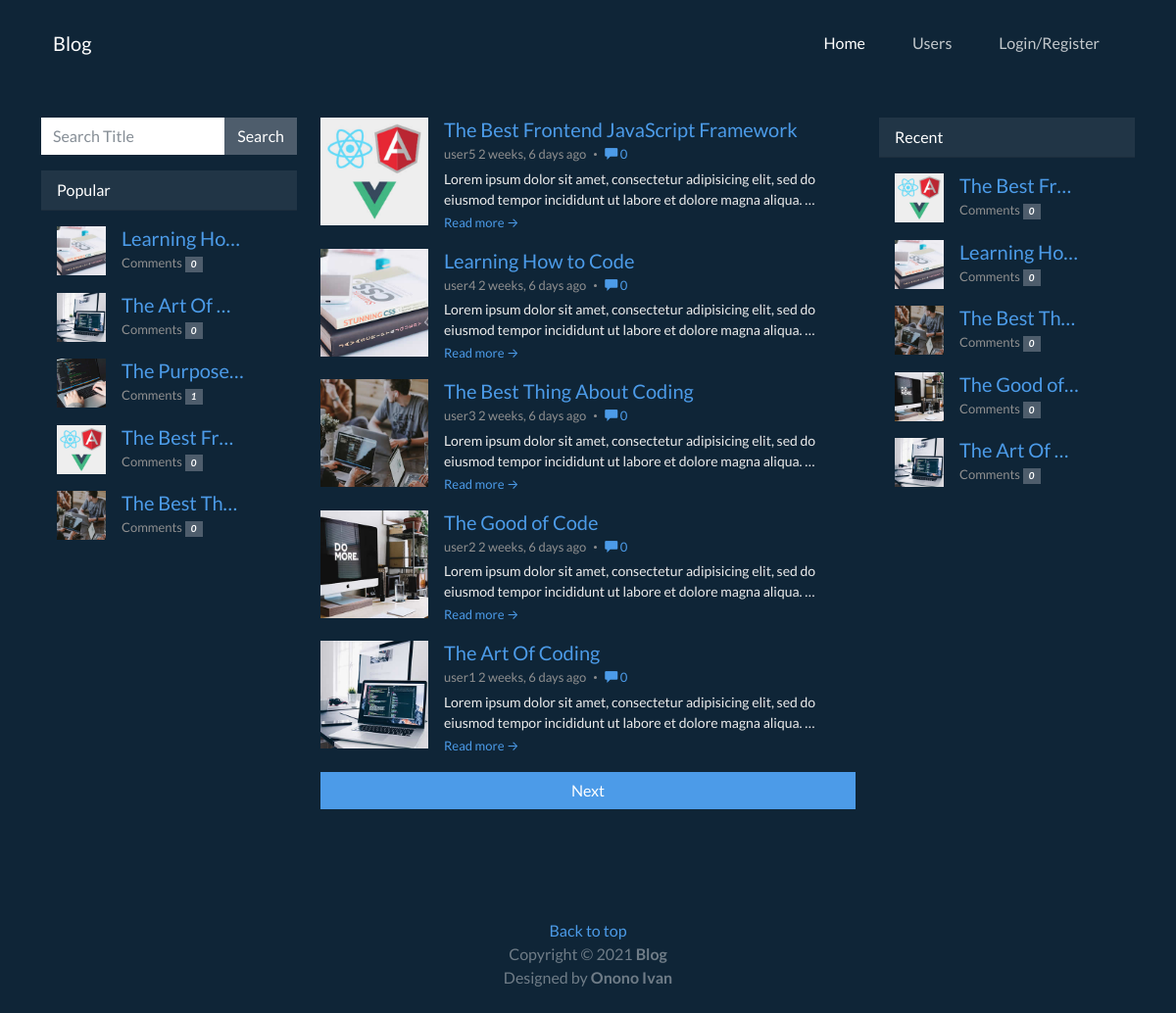
/posts/, run on the app's committed database.
### posts/models.py (models this page shows, shortened)
class Post(models.Model):
	author = models.ForeignKey(Profile, on_delete=models.CASCADE, related_name='posts')
	title = models.CharField(max_length=256)
	content = models.TextField()
	comment_count = models.PositiveIntegerField(default=0)
	views = models.PositiveIntegerField(default=0)
	thumbnail = models.ImageField(upload_to='posts/thumbnail', blank=True, null=True)
	banner = models.ImageField(upload_to='posts/banner', blank=True, null=True)
	slug = models.SlugField(max_length=256)
	created_date = models.DateTimeField(auto_now_add=True)
	class Meta:
		ordering = ['-id']

### accounts/models.py (models this page shows, shortened)
class Profile(models.Model):
    user = models.ForeignKey(User, on_delete=models.CASCADE, related_name='profile')
    image = models.ImageField(upload_to=user_directory_path, blank=True, null=True)
    post_count = models.PositiveIntegerField(default=0)
    comment_count = models.PositiveIntegerField(default=0)
    facebook = models.URLField(blank=True, null=True)
    youtube = models.URLField(blank=True, null=True)
    github = models.URLField(blank=True, null=True)
    bio = models.TextField(default='No mentioned')
    views = models.PositiveIntegerField(default=0)
    class Meta:
        ordering = ['-id']
    def __str__(self):
        return self.user.username

### posts/views.py (the view)
# urls.py: path('', views.post_list, name='index'),
def post_list(request):
	posts = Post.objects.all()
	latest_posts = Post.objects.all().order_by('-id')[:5]
	popular_posts = Post.objects.all().order_by('-views', '-id')[:5]
	paginator = Paginator(posts, 5)
	page_number = request.GET.get('page')
	posts_paginator = paginator.get_page(page_number)
	context = {
	'posts':posts_paginator,
	'recent':latest_posts,
	'popular':popular_posts,
	}
	return render(request, 'posts/post_list.html', context)

### templates/posts/post_list.html (shortened to what this page needs)
{% extends 'base.html' %}
{% load static %}
{% block content %}
  <div class="container mt-5 post-list">
        <div class="row">
            <div class="col-12 col-md-4 col-lg-3">
                <form class="d-flex" action="{% url 'post-search' %}">
                    <input class="form-control " name="query" type="text" placeholder="Search Title">
                    <button class="btn btn-secondary" type="submit">Search</button>
                </form>
                <div class="card text-white  mt-3">
                    <div class="card-header">Popular</div>
                    <div class="card-body">
                        {% for post in popular %}
                        <div class="d-flex post mb-3">
                            <div class="flex-shrink-0">
                                <img class="mr-3 img-fluid post-thumb d-none d-md-flex" src="{{post.thumbnail.url}}"
                                    alt="image" width="50px">
                            </div>
                            <div class="flex-grow-1 ms-3">
                                <h5 class="title mb-1"><a href="{% url 'post-detail' pk=post.pk slug=post.slug %}">{{post.title|truncatechars:12}}</a></h5>
                                <div class="meta mb-1">
                                    Comments <i class="badge bg-secondary">{{post.comment_count}}</i>
                                </div>
                            </div>
                    </div>
                    {% endfor %}
                </div>
            </div>
        </div>
            <div class="col-12 col-md-8 col-lg-6">
                {% if posts %}
                {% for post in posts %}
                <div class="d-flex post mb-3">
                    <div class="flex-shrink-0">
                        <img class="mr-3 img-fluid post-thumb d-none d-md-flex" src="{{post.thumbnail.url}}"
                            alt="image">
                    </div>
                    <div class="flex-grow-1 ms-3">
                        <h5 class="title mb-1"><a href="{% url 'post-detail' pk=post.pk slug=post.slug %}">{{post.title}}</a>
                        </h5>
                        <div class="meta mb-1"><span class="date">{{post.author}} {{post.created_date|timesince}} ago</span><a href="{% url 'post-detail' pk=post.pk slug=post.slug %}#comment"><i
                                    class="glyphicon glyphicon-comment"></i> {{post.comment_count}}</a>
                        </div>
                        <div class="intro">{{post.content|truncatechars:130}}</div>
                        <a class="more-link" href="{% url 'post-detail' pk=post.pk slug=post.slug %}">Read more →</a>
                    </div>
                </div>
                {% endfor %}
                {% else %}
                <p>No posts to show</p>
                {% endif %}
                <div class="d-flex gap-0 mb-3">
                    {% if posts.has_next and not posts.has_previous %}
                    <a href="?page={{posts.next_page_number}}" class="btn btn-md btn-primary" style="width: 100%;">
                        Next
                    </a>
                    {% endif %}
                </div>
            </div>
            <div class="col-12 col-lg-3">
                <div class="card text-white">
                    <div class="card-header">Recent</div>
                    <div class="card-body">
                        {% if recent %}
                        {% for post in recent %}
                         <div class="d-flex post mb-3">
                            <div class="flex-shrink-0">
                                <img class="mr-3 img-fluid post-thumb d-none d-md-flex" src="{{post.thumbnail.url}}"
                                    alt="image" width="50px">
                            </div>
                            <div class="flex-grow-1 ms-3">
                                <h5 class="title mb-1"><a href="{% url 'post-detail' pk=post.pk slug=post.slug %}">{{post.title|truncatechars:12}}</a></h5>
                                <div class="meta mb-1">
                                    Comments <i class="badge bg-secondary">{{post.comment_count}}</i>
                                </div>
                            </div>
                        </div>
                        {% endfor %}
                        {% else %}
                        <p>No posts to show</p>
                        {% endif %}
                    </div>
                </div>
            </div>
        </div>
    </div>
{% endblock %}

### static/css/style.css (style rules this page uses)
*, *::before, *::after { box-sizing: border-box; }
.card { background: #0f2537; border: none; }
a { text-decoration: none; background: transparent; }
.post .intro { font-size: 0.875em; }
.meta span { display: inline-block; }
.meta { color: #8f8f8f; font-size: 0.8125rem; }
.meta span:after { content: ""; display: inline-block; width: 3px; height: 3px; border-radius: 50%; background: #8f8f8f; margin-left: 0.5rem; margin-right: 0.5rem; position: relative; top: -3px; }
.post-list .post img, .post-thumb { max-width: 110px; }
.post-list .more-link { font-size: 0.8125rem; }
.glyphicon { position: relative; top: 1px; display: inline-block; font-family: "Glyphicons Halflings"; font-style: normal; font-weight: normal; line-height: 1; -webkit-font-smoothing: antialiased; -moz-osx-font-smoothing: grayscale; }
.glyphicon-comment:before { content: "\e111"; }

### data on the page
Post: thumbnail (picture), title "Learning Ho…", comment_count "0", title "Learning How to Code", author "user4", created_date "2 weeks, 6 days", content "Lorem ipsum dolor sit amet, consectetur adipisicing elit, sed do eiusmod tempor incididunt ut labore et dolore magna aliqua. …"
Post: thumbnail (picture), title "The Art Of …", comment_count "0", title "The Art Of Coding", author "user1", created_date "2 weeks, 6 days", content "Lorem ipsum dolor sit amet, consectetur adipisicing elit, sed do eiusmod tempor incididunt ut labore et dolore magna aliqua. …"
Post: thumbnail (picture), title "The Purpose…", comment_count "1"
Post: thumbnail (picture), title "The Best Fr…", comment_count "0", title "The Best Frontend JavaScript Framework", author "user5", created_date "2 weeks, 6 days", content "Lorem ipsum dolor sit amet, consectetur adipisicing elit, sed do eiusmod tempor incididunt ut labore et dolore magna aliqua. …"
Post: thumbnail (picture), title "The Best Th…", comment_count "0", title "The Best Thing About Coding", author "user3", created_date "2 weeks, 6 days", content "Lorem ipsum dolor sit amet, consectetur adipisicing elit, sed do eiusmod tempor incididunt ut labore et dolore magna aliqua. …"
Post: thumbnail (picture), title "The Good of Code", author "user2", created_date "2 weeks, 6 days", comment_count "0", content "Lorem ipsum dolor sit amet, consectetur adipisicing elit, sed do eiusmod tempor incididunt ut labore et dolore magna aliqua. …", title "The Good of…"
